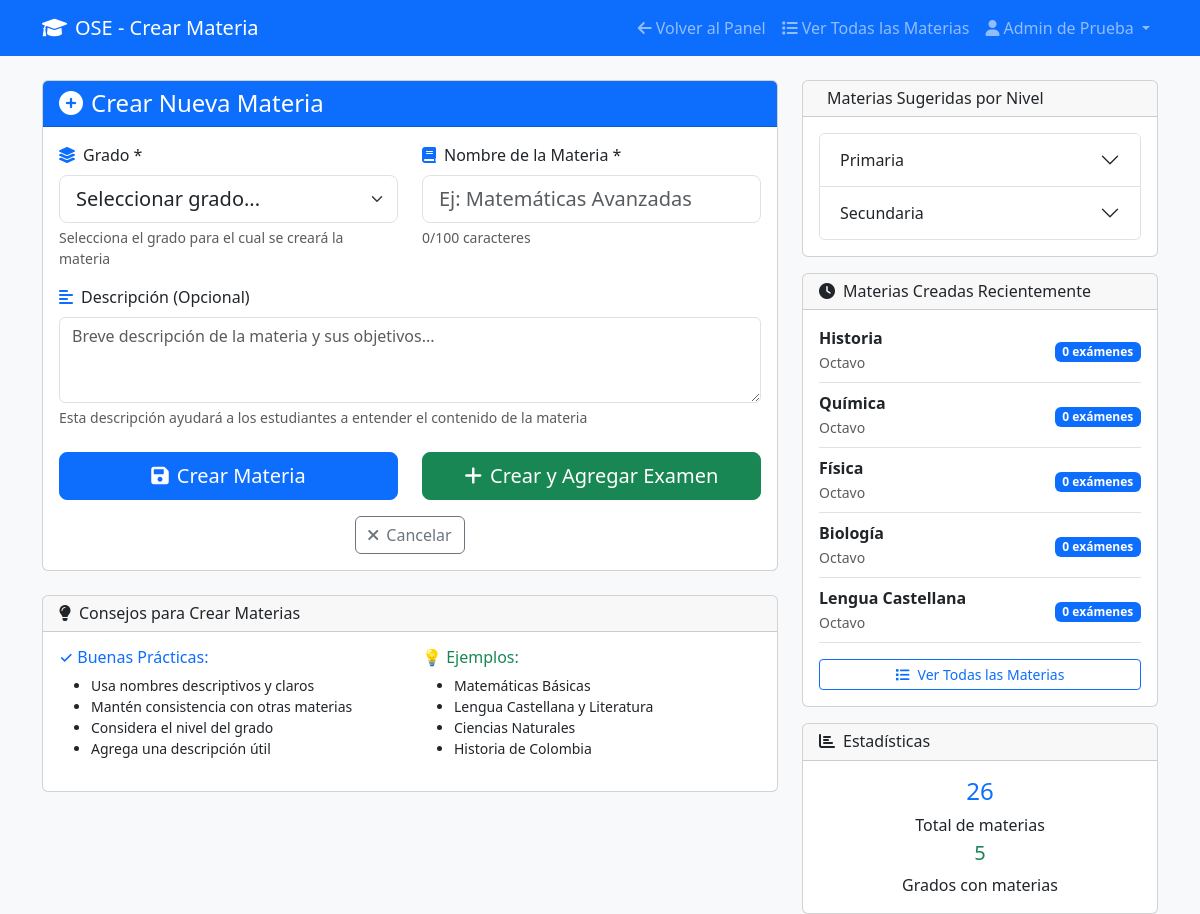
Page /pages/create_subject.php (signed in) on the committed database.
### tables this page shows
CREATE TABLE IF NOT EXISTS materias (
    id INT AUTO_INCREMENT PRIMARY KEY,
    nombre_materia VARCHAR(100) NOT NULL,
    grado_id INT NOT NULL,
    FOREIGN KEY (grado_id) REFERENCES grados(id) ON DELETE CASCADE
);

CREATE TABLE IF NOT EXISTS grados (
    id INT AUTO_INCREMENT PRIMARY KEY,
    nombre_grado VARCHAR(50) NOT NULL UNIQUE
);

### pages/create_subject.php (the view, shortened to what this page needs)
<?php
require_once '../includes/config.php';
$nombre_usuario = $_SESSION['nombre'];
$materias_recientes = [];
try {
    $stmt = $pdo->query("
        SELECT m.*, g.nombre_grado,
               (SELECT COUNT(*) FROM examenes e WHERE e.materia_id = m.id) as total_examenes
        FROM materias m
        JOIN grados g ON m.grado_id = g.id
        ORDER BY m.id DESC
        LIMIT 5
    ");
    $materias_recientes = $stmt->fetchAll();
} catch(PDOException $e) {
}
?>
<!DOCTYPE html>
<html lang="es">
<head>
    <link href="https://cdn.jsdelivr.net/npm/bootstrap@5.3.0/dist/css/bootstrap.min.css" rel="stylesheet">
    <link rel="stylesheet" href="https://cdnjs.cloudflare.com/ajax/libs/font-awesome/6.0.0/css/all.min.css">
</head>
<body class="bg-light">
    <nav class="navbar navbar-expand-lg navbar-dark bg-primary">
        <div class="container">
            <a class="navbar-brand" href="../index.php">
                <i class="fas fa-graduation-cap me-2"></i>OSE - Crear Materia
            </a>
            <div class="collapse navbar-collapse" id="navbarNav">
                <ul class="navbar-nav ms-auto">
                    <li class="nav-item">
                        <a class="nav-link" href="admin_panel.php">
                            <i class="fas fa-arrow-left me-1"></i>Volver al Panel
                        </a>
                    </li>
                    <li class="nav-item">
                        <a class="nav-link" href="manage_subjects.php">
                            <i class="fas fa-list me-1"></i>Ver Todas las Materias
                        </a>
                    </li>
                    <li class="nav-item dropdown">
                        <a class="nav-link dropdown-toggle" href="#" role="button" data-bs-toggle="dropdown">
                            <i class="fas fa-user me-1"></i><?php echo htmlspecialchars($nombre_usuario); ?>
                        </a>
                    </li>
                </ul>
            </div>
        </div>
    </nav>
    <div class="container mt-4">
        <div class="row">
            <div class="col-md-8">
                <div class="card">
                    <div class="card-header bg-primary text-white">
                        <h4 class="mb-0"><i class="fas fa-plus-circle me-2"></i>Crear Nueva Materia</h4>
                    </div>
                    <div class="card-body">
                        <form method="POST" id="createSubjectForm">
                            <div class="row">
                                <div class="col-md-6">
                                    <div class="mb-3">
                                        <label for="grado_id" class="form-label">
                                            <i class="fas fa-layer-group me-2 text-primary"></i>Grado *
                                        </label>
                                        <select class="form-select form-select-lg" id="grado_id" name="grado_id" required>
                                            <option value="">Seleccionar grado...</option>
                                        </select>
                                        <div class="form-text">Selecciona el grado para el cual se creará la materia</div>
                                    </div>
                                </div>
                                <div class="col-md-6">
                                    <div class="mb-3">
                                        <label for="nombre_materia" class="form-label">
                                            <i class="fas fa-book me-2 text-primary"></i>Nombre de la Materia *
                                        </label>
                                        <input type="text" class="form-control form-control-lg" id="nombre_materia" name="nombre_materia"
                                               value="<?php echo htmlspecialchars($_POST['nombre_materia'] ?? ''); ?>"
                                               placeholder="Ej: Matemáticas Avanzadas"
                                               maxlength="100" required>
                                        <div class="form-text">
                                            <span id="char-count">0</span>/100 caracteres
                                        </div>
                                    </div>
                                </div>
                            </div>
                            <div class="mb-4">
                                <label for="descripcion" class="form-label">
                                    <i class="fas fa-align-left me-2 text-primary"></i>Descripción (Opcional)
                                </label>
                                <textarea class="form-control" id="descripcion" name="descripcion" rows="3"
                                          placeholder="Breve descripción de la materia y sus objetivos..."><?php echo htmlspecialchars($_POST['descripcion'] ?? ''); ?></textarea>
                                <div class="form-text">Esta descripción ayudará a los estudiantes a entender el contenido de la materia</div>
                            </div>
                            <div class="row">
                                <div class="col-md-6">
                                    <div class="d-grid">
                                        <button type="submit" class="btn btn-primary btn-lg">
                                            <i class="fas fa-save me-2"></i>Crear Materia
                                        </button>
                                    </div>
                                </div>
                                <div class="col-md-6">
                                    <div class="d-grid">
                                        <button type="submit" name="create_and_exam" class="btn btn-success btn-lg">
                                            <i class="fas fa-plus me-2"></i>Crear y Agregar Examen
                                        </button>
                                    </div>
                                </div>
                            </div>
                            <div class="text-center mt-3">
                                <a href="manage_subjects.php" class="btn btn-outline-secondary">
                                    <i class="fas fa-times me-2"></i>Cancelar
                                </a>
                            </div>
                        </form>
                    </div>
                </div>
                <div class="card mt-4">
                    <div class="card-header">
                        <h6 class="mb-0"><i class="fas fa-lightbulb me-2"></i>Consejos para Crear Materias</h6>
                    </div>
                    <div class="card-body">
                        <div class="row">
                            <div class="col-md-6">
                                <h6 class="text-primary">✓ Buenas Prácticas:</h6>
                                <ul class="small">
                                    <li>Usa nombres descriptivos y claros</li>
                                    <li>Mantén consistencia con otras materias</li>
                                    <li>Considera el nivel del grado</li>
                                    <li>Agrega una descripción útil</li>
                                </ul>
                            </div>
                            <div class="col-md-6">
                                <h6 class="text-success">💡 Ejemplos:</h6>
                                <ul class="small">
                                    <li>Matemáticas Básicas</li>
                                    <li>Lengua Castellana y Literatura</li>
                                    <li>Ciencias Naturales</li>
                                    <li>Historia de Colombia</li>
                                </ul>
                            </div>
                        </div>
                    </div>
                </div>
            </div>
            <div class="col-md-4">
                <div class="card">
                    <div class="card-header">
                        <h6 class="mb-0"><i class="fas fa-stars me-2"></i>Materias Sugeridas por Nivel</h6>
                    </div>
                    <div class="card-body">
                        <div class="accordion" id="subjectsAccordion">
                            <div class="accordion-item">
                                <h6 class="accordion-header">
                                    <button class="accordion-button collapsed" type="button" data-bs-toggle="collapse" data-bs-target="#primaria">
                                        Primaria
                                    </button>
                                </h6>
                            </div>
                            <div class="accordion-item">
                                <h6 class="accordion-header">
                                    <button class="accordion-button collapsed" type="button" data-bs-toggle="collapse" data-bs-target="#secundaria">
                                        Secundaria
                                    </button>
                                </h6>
                            </div>
                        </div>
                    </div>
                </div>
                <?php if (!empty($materias_recientes)): ?>
                <div class="card mt-3">
                    <div class="card-header">
                        <h6 class="mb-0"><i class="fas fa-clock me-2"></i>Materias Creadas Recientemente</h6>
                    </div>
                    <div class="card-body">
                        <?php foreach ($materias_recientes as $materia): ?>
                            <div class="d-flex justify-content-between align-items-center border-bottom pb-2 mb-2">
                                <div>
                                    <strong><?php echo htmlspecialchars($materia['nombre_materia']); ?></strong><br>
                                    <small class="text-muted"><?php echo htmlspecialchars($materia['nombre_grado']); ?></small>
                                </div>
                                <div class="text-end">
                                    <span class="badge bg-primary"><?php echo $materia['total_examenes']; ?> exámenes</span>
                                </div>
                            </div>
                        <?php endforeach; ?>
                        <div class="mt-3">
                            <a href="manage_subjects.php" class="btn btn-sm btn-outline-primary w-100">
                                <i class="fas fa-list me-2"></i>Ver Todas las Materias
                            </a>
                        </div>
                    </div>
                </div>
                <?php endif; ?>
                <div class="card mt-3">
                    <div class="card-header">
                        <h6 class="mb-0"><i class="fas fa-chart-bar me-2"></i>Estadísticas</h6>
                    </div>
                    <div class="card-body">
                        <?php
                        try {
                            $stmt = $pdo->query("SELECT COUNT(*) as total FROM materias");
                            $total_materias = $stmt->fetch()['total'];
                            $stmt = $pdo->query("SELECT COUNT(DISTINCT grado_id) as total FROM materias");
                            $grados_con_materias = $stmt->fetch()['total'];
                        } catch(PDOException $e) {
                            $total_materias = 0;
                            $grados_con_materias = 0;
                        }
                        ?>
                        <div class="text-center">
                            <h4 class="text-primary"><?php echo $total_materias; ?></h4>
                            <p class="mb-1">Total de materias</p>
                            <h5 class="text-success"><?php echo $grados_con_materias; ?></h5>
                            <p class="mb-0">Grados con materias</p>
                        </div>
                    </div>
                </div>
            </div>
        </div>
    </div>
</body>
</html>

### rows in the picture
materias: nombre_materia "Historia", grado.nombre_grado "Octavo", total_examenes "0"
materias: nombre_materia "Química", grado.nombre_grado "Octavo", total_examenes "0"
materias: nombre_materia "Física", grado.nombre_grado "Octavo", total_examenes "0"
materias: nombre_materia "Biología", grado.nombre_grado "Octavo", total_examenes "0"
materias: nombre_materia "Lengua Castellana", grado.nombre_grado "Octavo", total_examenes "0"

### other values in the picture
$nombre_usuario "Admin de Prueba"
$total_materias "26"
$grados_con_materias "5"
